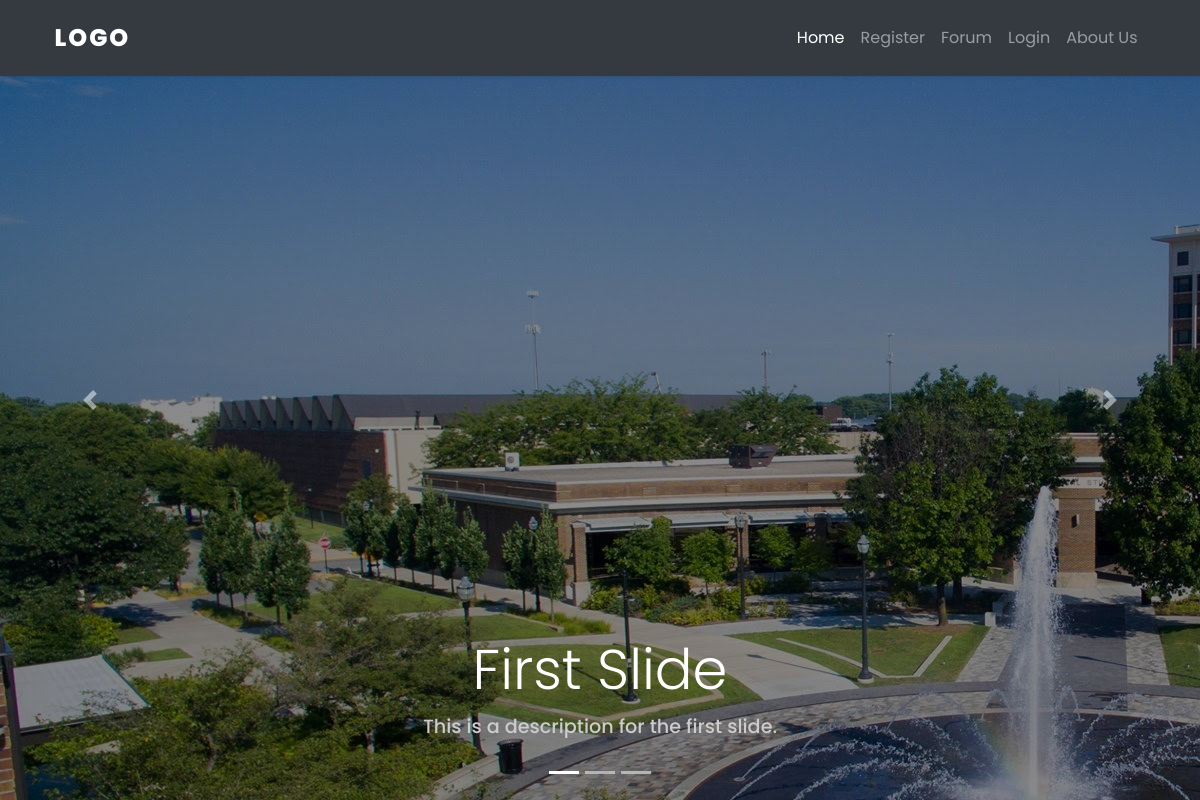
The page / on the database its author committed.
### pages/models.py (models this page shows, shortened)
class SliderImage(models.Model):
    slider_image = models.ImageField(upload_to="slider/%Y/%m/%d/")
    slider_title = models.CharField(max_length=255)
    slider_description = models.TextField()

### pages/views.py (the view)
# urls.py: path('', views.LandingView.as_view(), name="landing"),
class LandingView(View):
	def get(self,request,*args,**kwargs):
		context = {
			'title' : 'Welcome To Our Site'
		}
		return render(request,'pages/landing.html',context)

### pages/context_processor.py (called while the page is built)
def slider(request):
    all_slider = SliderImage.objects.all()
    return {'all_slider': all_slider}

### templates/pages/landing.html
{% extends "landing_base.html" %}
{% load static %}
{% block style %}
    <link rel="stylesheet" href="{% static 'front/css/landing_page.css' %}">
{% endblock style %}
{% block content %}
	{% include 'partials/_landing_header.html' %}
{% endblock content %}

### templates/partials/_landing_header.html (shortened to what this page needs)
<header>
  <div id="carouselExampleIndicators" class="carousel slide" data-ride="carousel">
    <ol class="carousel-indicators">
      <li data-target="#carouselExampleIndicators" data-slide-to="0" class="active"></li>
      <li data-target="#carouselExampleIndicators" data-slide-to="1"></li>
      <li data-target="#carouselExampleIndicators" data-slide-to="2"></li>
    </ol>
    <div class="carousel-inner" role="listbox">
      {% for slider in all_slider %}
      <div class="carousel-item {% if forloop.first %} active {% endif %}" style="background: url('{{slider.slider_image.url}}');">
        <div class="carousel-caption d-none d-md-block">
          <h2 class="display-4">{{slider.slider_title}}</h2>
          <p class="lead">{{slider.slider_description}}</p>
        </div>
      </div>
      {% endfor %}
    </div>
    <a class="carousel-control-prev" href="#carouselExampleIndicators" role="button" data-slide="prev">
          <span class="carousel-control-prev-icon" aria-hidden="true"></span>
        </a>
    <a class="carousel-control-next" href="#carouselExampleIndicators" role="button" data-slide="next">
          <span class="carousel-control-next-icon" aria-hidden="true"></span>
        </a>
  </div>
</header>

### myproject/static/front/css/style.css (style rules this page uses)
body { font-family: 'Poppins', sans-serif; background: #fafafa; }
p { font-family: 'Poppins', sans-serif; font-size: 1.1em; font-weight: 300; line-height: 1.7em; color: #999; }
a, a:hover, a:focus { color: inherit; text-decoration: none; transition: all 0.3s; }
i, span { display: inline-block; }

### myproject/static/front/css/landing_page.css (style rules this page uses)
* { margin: 0; padding: 0; box-sizing: border-box; font-family: 'Poppins',sans-serif; }
#carouselExampleIndicators { position: relative; height: 100vh; width: 100%; }
#carouselExampleIndicators .carousel-inner { position: relative; height: 100%; width: 100%; background: #000; }
#carouselExampleIndicators .carousel-inner:before { position: absolute; content: ''; background: rgba(0, 0, 0, 0.45); top: 0; left: 0; height: 100%; width: 100%; z-index: 1; }
#carouselExampleIndicators .carousel-inner .carousel-item { position: relative; height: 100%; width:100%; background-size: 100% 100%; background-position: center; background-attachment: fixed; }
#carouselExampleIndicators .carousel-inner .carousel-item p { height: auto; color: #ccc; width: 100%; z-index: 1; text-align: center; font-size: 1.2em; font-weight: 500; }

### rows shown on the page
SliderImage: slider_image (picture), slider_title "First Slide", slider_description "This is a description for the first slide."
